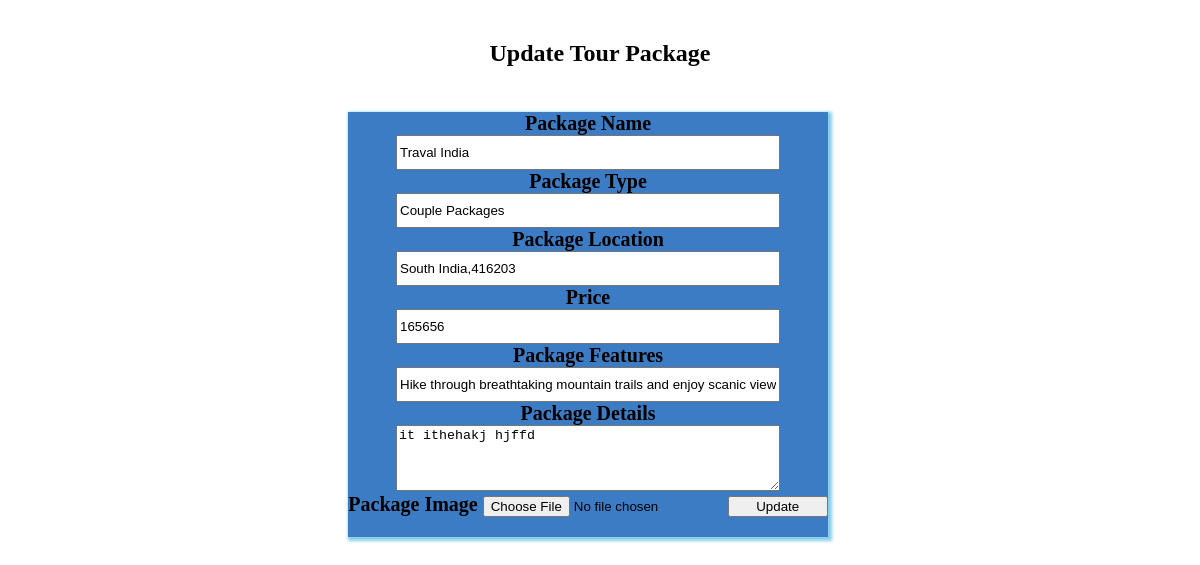
The page /admin/update_tour.php?id=20 on the database as committed earlier.
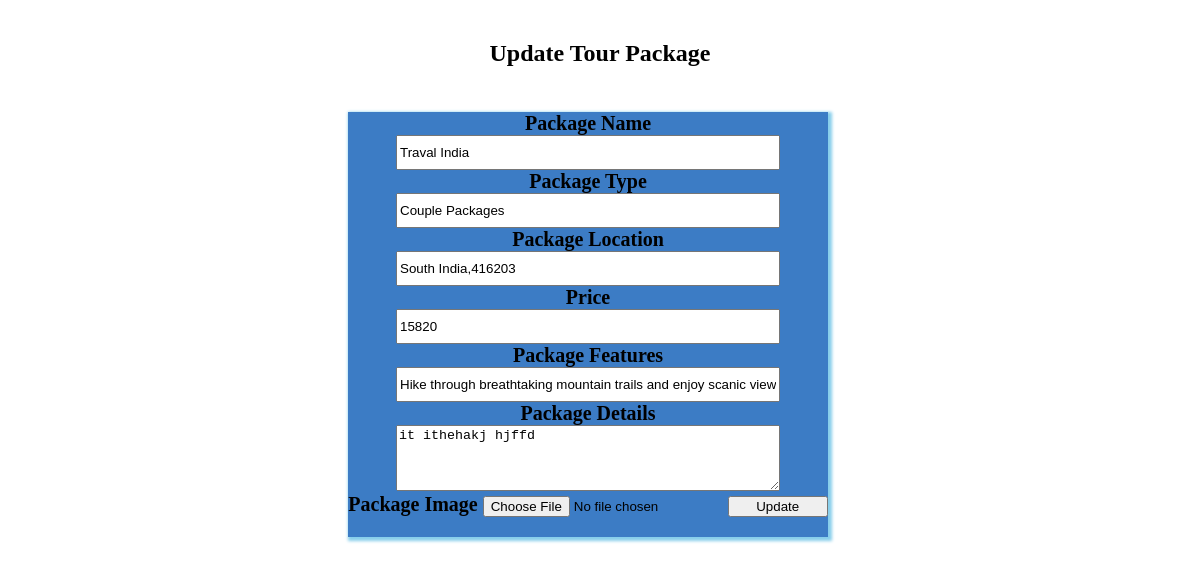
The same page on the database as committed later.
### tables this page shows
CREATE TABLE `tour_package` (
  `TourPackage_Id` int(100) NOT NULL,
  `Package_Name` varchar(100) NOT NULL,
  `Package_Type` varchar(212) NOT NULL,
  `Package_Location` varchar(100) NOT NULL,
  `Price` varchar(100) NOT NULL,
  `Package_Features` varchar(280) NOT NULL,
  `Package_Details` varchar(300) NOT NULL,
  `Package_Image` varchar(100) NOT NULL
);

### admin/update_tour.php (the view, shortened to what this page needs)
<?php
   include("../config/connection.php");
   if(isset($_GET['id'])){
    $sql = "select * from tour_package where TourPackage_Id = " .  $_GET['id'];
     $result = $conn->query($sql);
     $data = mysqli_fetch_assoc($result);
 }
 else{
     echo "Invalid request..!";
     exit;
 }
 ?>
<html>
<head>
 </head>
<body>
 <h4 class='adm-h4' style="text-align: center; font-size:24px; margin-top:40px;">Update Tour Package</h4>
<div class="addpost">
  <form  action=" " method="POST" enctype="multipart/form-data">
                         <div><label for="post_title"   >Package Name</label></div>
                          <input style="width:80%; height:35px" value="<?php echo $data['Package_Name'] ?>" type="text" name="package_name" placeholder="Create Package"  autocomplete="off" required> <br>
                          <div> <label for="product-author">Package Type</label></div>
                          <input style="width:80%; height:35px" value="<?php echo $data['Package_Type'] ?>" type="text" name="package_type"  placeholder="Pacakge type eg: Familly Package / Couple Package" required />
                          <div> <label for="product-Location">Package Location</label></div>
                          <input style="width:80%; height:35px" value="<?php echo $data['Package_Location'] ?>" type="text" name="Package_Location" placeholder="Package Location"  value="" required />
                          <div> <label for="product-price">Price </label></div>
                          <input style="width:80%; height:35px" value="<?php echo $data['Price'] ?>" type="number" name="Package_price" placeholder="Package price"  value="" required />
                          <div><label for="package_features">Package Features</label></div>
                          <input style="width:80%; height:35px" value="<?php echo $data['Package_Features'] ?>" type="text" name="package_features" placeholder="Package features..!" autocomplete="off" required> <br>
                          <div><label for="package_details">Package Details</label></div>
                          <textarea rows='4' cols='1' style="width:80%;"   name="package_details" placeholder="Package Details"  required><?php echo $data['Package_Details'] ?></textarea>
                           <div > <label  for="image-post">Package Image</label>
                           <input style="width:50%;" name="package-img" type="file" required>
                      <input style="width:100px;margin-top:5px" type="submit" name="submit"  value="Update" required /></div>
                  </form>
 </div>
     </body>
</html>

Rows that differ between the two databases and show on the page:
changed tour_package "Traval India": Package_price "165656" → "15820"
